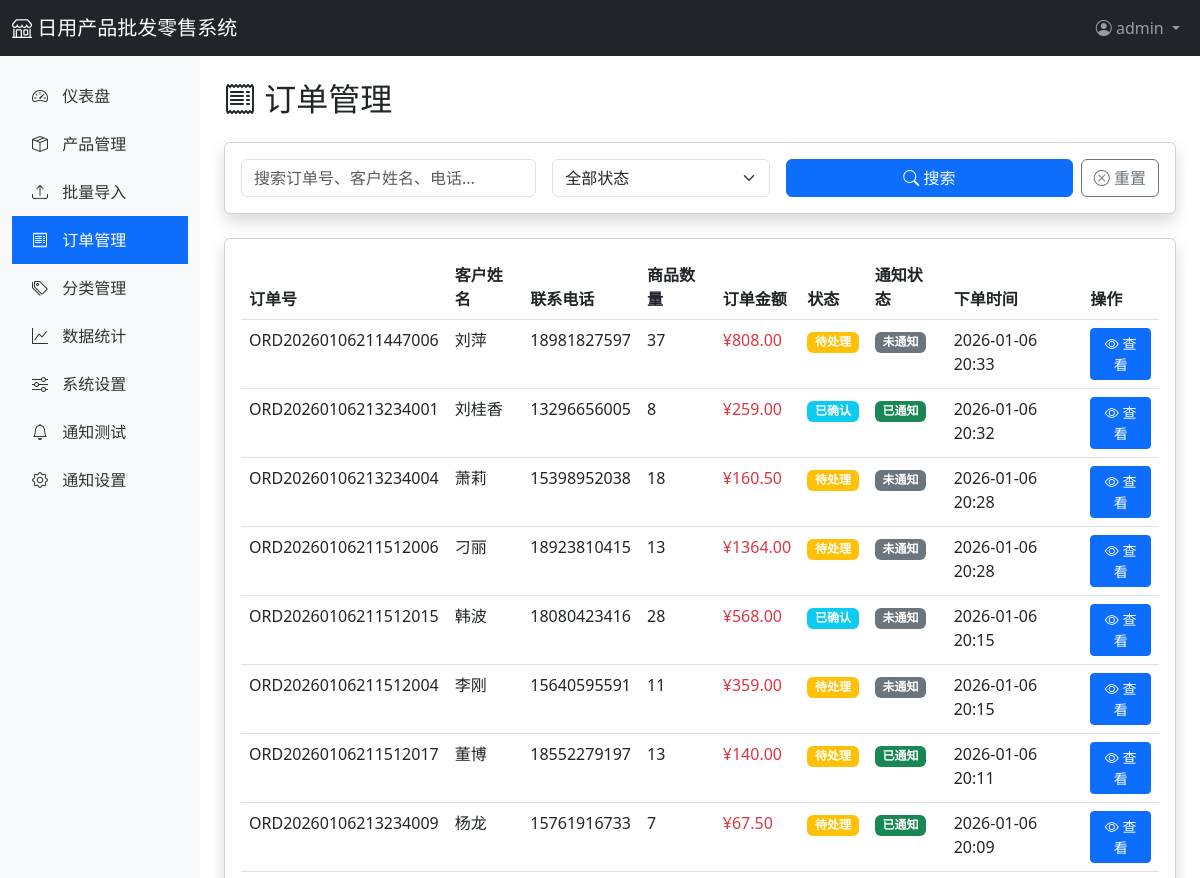
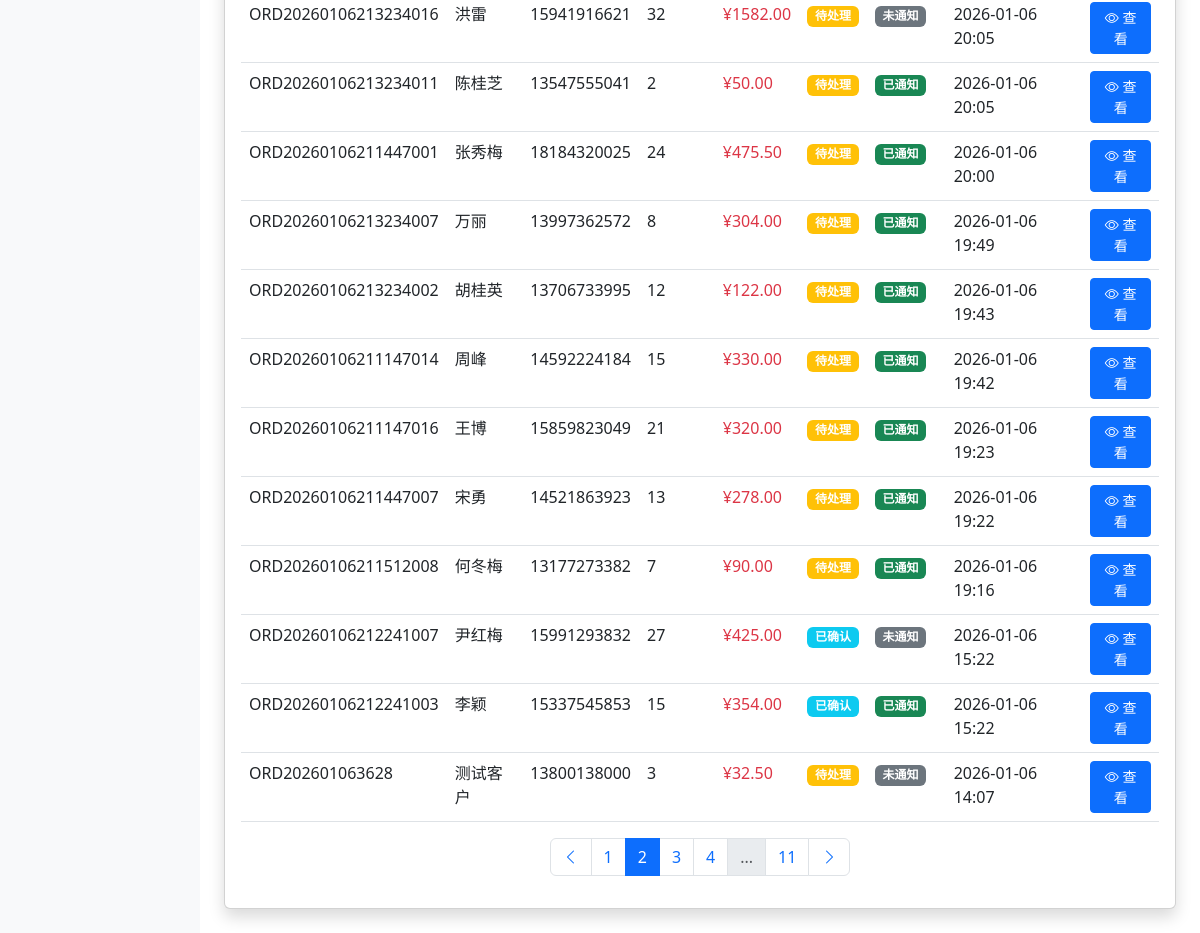
Screenshot of /admin/orders?page=2&status=&q= (signed in) with the database file from the repository (2 pictures, top to bottom).
### app/models.py (models this page shows, shortened)
class User(UserMixin, db.Model):
    __tablename__ = 'users'
    id = db.Column(db.Integer, primary_key=True)
    username = db.Column(db.String(80), unique=True, nullable=False)
    email = db.Column(db.String(120), unique=True, nullable=False)
    password_hash = db.Column(db.String(255), nullable=False)
    role = db.Column(db.String(20), default='admin')  # admin, staff
    phone = db.Column(db.String(20))
    is_active = db.Column(db.Boolean, default=True)
    created_at = db.Column(db.DateTime, default=datetime.utcnow)
    updated_at = db.Column(db.DateTime, default=datetime.utcnow, onupdate=datetime.utcnow)
    orders = db.relationship('Order', backref='user', lazy='dynamic')

class Order(db.Model):
    __tablename__ = 'orders'
    id = db.Column(db.Integer, primary_key=True)
    order_no = db.Column(db.String(50), unique=True, nullable=False, index=True)  # 订单号
    customer_name = db.Column(db.String(100), nullable=False)
    customer_phone = db.Column(db.String(20))
    customer_email = db.Column(db.String(120))
    customer_address = db.Column(db.Text)
    total_amount = db.Column(db.Float, default=0)  # 总金额
    total_quantity = db.Column(db.Integer, default=0)  # 总数量
    status = db.Column(db.String(20), default='pending')  # pending, confirmed, shipped, completed, cancelled
    notes = db.Column(db.Text)  # 备注
    notified = db.Column(db.Boolean, default=False)  # 是否已通知
    created_at = db.Column(db.DateTime, default=datetime.utcnow)
    updated_at = db.Column(db.DateTime, default=datetime.utcnow, onupdate=datetime.utcnow)
    user_id = db.Column(db.Integer, db.ForeignKey('users.id'))
    items = db.relationship('OrderItem', backref='order', lazy='dynamic', cascade='all, delete-orphan')

### app/routes/admin.py (the view)
@admin_bp.route('/orders')
@login_required
def orders():
    page = request.args.get('page', 1, type=int)
    per_page = 20
    status = request.args.get('status', '')
    query_text = request.args.get('q', '')
    orders_query = Order.query
    if status:
        orders_query = orders_query.filter_by(status=status)
    if query_text:
        orders_query = orders_query.filter(
            (Order.order_no.contains(query_text)) |
            (Order.customer_name.contains(query_text)) |
            (Order.customer_phone.contains(query_text))
        )
    pagination = orders_query.order_by(Order.created_at.desc()).paginate(
        page=page, per_page=per_page, error_out=False
    )
    return render_template('admin/orders.html',
                         orders=pagination.items,
                         pagination=pagination,
                         status=status,
                         query=query_text)

### app/templates/admin/orders.html (shortened to what this page needs)
{% extends "admin/base.html" %}
{% block content %}
<h2 class="mb-4"><i class="bi bi-receipt"></i> 订单管理</h2>
<div class="card shadow mb-4">
    <div class="card-body">
        <form method="GET" action="{{ url_for('admin.orders') }}">
            <div class="row g-3">
                <div class="col-md-4">
                    <input type="text" class="form-control" name="q" placeholder="搜索订单号、客户姓名、电话..." value="{{ query }}">
                </div>
                <div class="col-md-3">
                    <select class="form-select" name="status">
                        <option value="">全部状态</option>
                    </select>
                </div>
                <div class="col-md-5">
                    <div class="d-flex gap-2">
                        <button type="submit" class="btn btn-primary flex-grow-1">
                            <i class="bi bi-search"></i> 搜索
                        </button>
                        <a href="{{ url_for('admin.orders') }}" class="btn btn-outline-secondary">
                            <i class="bi bi-x-circle"></i> 重置
                        </a>
                    </div>
                </div>
            </div>
        </form>
    </div>
</div>
<div class="card shadow">
    <div class="card-body">
        <div class="table-responsive">
            <table class="table table-hover">
                <thead>
                    <tr>
                        <th>订单号</th>
                        <th>客户姓名</th>
                        <th>联系电话</th>
                        <th>商品数量</th>
                        <th>订单金额</th>
                        <th>状态</th>
                        <th>通知状态</th>
                        <th>下单时间</th>
                        <th>操作</th>
                    </tr>
                </thead>
                <tbody>
                    {% if orders %}
                        {% for order in orders %}
                        <tr>
                            <td>{{ order.order_no }}</td>
                            <td>{{ order.customer_name }}</td>
                            <td>{{ order.customer_phone or '-' }}</td>
                            <td>{{ order.total_quantity }}</td>
                            <td class="text-danger">¥{{ "%.2f"|format(order.total_amount) }}</td>
                            <td>
                                {% if order.status == 'pending' %}
                                    <span class="badge bg-warning">待处理</span>
                                {% elif order.status == 'confirmed' %}
                                    <span class="badge bg-info">已确认</span>
                                {% elif order.status == 'shipped' %}
                                    <span class="badge bg-primary">已发货</span>
                                {% elif order.status == 'completed' %}
                                    <span class="badge bg-success">已完成</span>
                                {% elif order.status == 'cancelled' %}
                                    <span class="badge bg-danger">已取消</span>
                                {% endif %}
                            </td>
                            <td>
                                {% if order.notified %}
                                    <span class="badge bg-success">已通知</span>
                                {% else %}
                                    <span class="badge bg-secondary">未通知</span>
                                {% endif %}
                            </td>
                            <td>{{ order.created_at.strftime('%Y-%m-%d %H:%M') }}</td>
                            <td>
                                <a href="{{ url_for('admin.order_detail', order_id=order.id) }}" class="btn btn-sm btn-primary">
                                    <i class="bi bi-eye"></i> 查看
                                </a>
                            </td>
                        </tr>
                        {% endfor %}
                    {% else %}
                        <tr>
                            <td colspan="9" class="text-center text-muted py-4">暂无订单</td>
                        </tr>
                    {% endif %}
                </tbody>
            </table>
        </div>
        {% if pagination.pages > 1 %}
        <nav aria-label="Page navigation">
            <ul class="pagination justify-content-center">
                {% if pagination.has_prev %}
                <li class="page-item">
                    <a class="page-link" href="{{ url_for('admin.orders', page=pagination.prev_num, status=status, q=query) }}">
                        <i class="bi bi-chevron-left"></i>
                    </a>
                </li>
                {% endif %}
                {% for page_num in pagination.iter_pages(left_edge=1, right_edge=1, left_current=2, right_current=2) %}
                    {% if page_num %}
                        {% if page_num == pagination.page %}
                        <li class="page-item active">
                            <span class="page-link">{{ page_num }}</span>
                        </li>
                        {% else %}
                        <li class="page-item">
                            <a class="page-link" href="{{ url_for('admin.orders', page=page_num, status=status, q=query) }}">
                                {{ page_num }}
                            </a>
                        </li>
                        {% endif %}
                    {% else %}
                    <li class="page-item disabled">
                        <span class="page-link">...</span>
                    </li>
                    {% endif %}
                {% endfor %}
                {% if pagination.has_next %}
                <li class="page-item">
                    <a class="page-link" href="{{ url_for('admin.orders', page=pagination.next_num, status=status, q=query) }}">
                        <i class="bi bi-chevron-right"></i>
                    </a>
                </li>
                {% endif %}
            </ul>
        </nav>
        {% endif %}
    </div>
</div>
{% endblock %}

### app/templates/admin/base.html (shortened to what this page needs)
<!DOCTYPE html>
<html lang="zh-CN">
<head>
    <link href="https://cdn.jsdelivr.net/npm/bootstrap@5.3.0/dist/css/bootstrap.min.css" rel="stylesheet">
    <link href="https://cdn.jsdelivr.net/npm/bootstrap-icons@1.11.0/font/bootstrap-icons.css" rel="stylesheet">
</head>
<body>
    <nav class="navbar navbar-expand-lg navbar-dark bg-dark">
        <div class="container-fluid">
            <a class="navbar-brand" href="{{ url_for('main.index') }}">
                <i class="bi bi-shop"></i> 日用产品批发零售系统
            </a>
            <div class="navbar-nav ms-auto">
                <div class="nav-item dropdown">
                    <a class="nav-link dropdown-toggle" href="#" role="button" data-bs-toggle="dropdown">
                        <i class="bi bi-person-circle"></i> {{ current_user.username }}
                    </a>
                </div>
            </div>
        </div>
    </nav>
    <div class="container-fluid">
        <div class="row">
            <nav class="col-md-2 d-none d-md-block sidebar py-3">
                <ul class="nav flex-column">
                    <li class="nav-item">
                        <a class="nav-link {% if request.endpoint == 'admin.dashboard' %}active{% endif %}" href="{{ url_for('admin.dashboard') }}">
                            <i class="bi bi-speedometer2"></i> 仪表盘
                        </a>
                    </li>
                    <li class="nav-item">
                        <a class="nav-link {% if 'admin.product' in request.endpoint %}active{% endif %}" href="{{ url_for('admin.products') }}">
                            <i class="bi bi-box-seam"></i> 产品管理
                        </a>
                    </li>
                    <li class="nav-item">
                        <a class="nav-link {% if request.endpoint == 'admin.products_import' %}active{% endif %}" href="{{ url_for('admin.products_import') }}">
                            <i class="bi bi-upload"></i> 批量导入
                        </a>
                    </li>
                    <li class="nav-item">
                        <a class="nav-link {% if request.endpoint == 'admin.orders' %}active{% endif %}" href="{{ url_for('admin.orders') }}">
                            <i class="bi bi-receipt"></i> 订单管理
                        </a>
                    </li>
                    <li class="nav-item">
                        <a class="nav-link {% if request.endpoint == 'admin.categories' %}active{% endif %}" href="{{ url_for('admin.categories') }}">
                            <i class="bi bi-tags"></i> 分类管理
                        </a>
                    </li>
                    <li class="nav-item">
                        <a class="nav-link {% if request.endpoint == 'admin.statistics' %}active{% endif %}" href="{{ url_for('admin.statistics') }}">
                            <i class="bi bi-graph-up"></i> 数据统计
                        </a>
                    </li>
                    <li class="nav-item">
                        <a class="nav-link {% if request.endpoint == 'admin.settings' %}active{% endif %}" href="{{ url_for('admin.settings') }}">
                            <i class="bi bi-sliders"></i> 系统设置
                        </a>
                    </li>
                    <li class="nav-item">
                        <a class="nav-link {% if request.endpoint == 'admin.notification_test' %}active{% endif %}" href="{{ url_for('admin.notification_test') }}">
                            <i class="bi bi-bell"></i> 通知测试
                        </a>
                    </li>
                    <li class="nav-item">
                        <a class="nav-link {% if 'system' in request.endpoint %}active{% endif %}" href="{{ url_for('system.settings') }}">
                            <i class="bi bi-gear"></i> 通知设置
                        </a>
                    </li>
                </ul>
            </nav>
            <main class="col-md-10 ms-sm-auto col-lg-10 px-md-4 py-4">
                {% block content %}{% endblock %}
            </main>
        </div>
    </div>
</body>
</html>

### app/templates/admin/base.html (style rules this page uses)
.sidebar { min-height: calc(100vh - 56px); background-color: #f8f9fa; }
.sidebar .nav-link { color: #333; padding: 12px 20px; }
.sidebar .nav-link:hover, .sidebar .nav-link.active { background-color: #0d6efd; color: white; }
.sidebar .nav-link i { margin-right: 10px; }

### rows the page displays
User: username "admin"
Order: order_no "ORD20260106211447006", customer_name "刘萍", customer_phone "18981827597", total_quantity "37", total_amount "808.00", status "待处理", notified "未通知", created_at "2026-01-06 20:33"
Order: order_no "ORD20260106213234001", customer_name "刘桂香", customer_phone "13296656005", total_quantity "8", total_amount "259.00", status "已确认", notified "已通知", created_at "2026-01-06 20:32"
Order: order_no "ORD20260106213234004", customer_name "萧莉", customer_phone "15398952038", total_quantity "18", total_amount "160.50", status "待处理", notified "未通知", created_at "2026-01-06 20:28"
Order: order_no "ORD20260106211512006", customer_name "刁丽", customer_phone "18923810415", total_quantity "13", total_amount "1364.00", status "待处理", notified "未通知", created_at "2026-01-06 20:28"
Order: order_no "ORD20260106211512015", customer_name "韩波", customer_phone "18080423416", total_quantity "28", total_amount "568.00", status "已确认", notified "未通知", created_at "2026-01-06 20:15"
Order: order_no "ORD20260106211512004", customer_name "李刚", customer_phone "15640595591", total_quantity "11", total_amount "359.00", status "待处理", notified "未通知", created_at "2026-01-06 20:15"
Order: order_no "ORD20260106211512017", customer_name "董博", customer_phone "18552279197", total_quantity "13", total_amount "140.00", status "待处理", notified "已通知", created_at "2026-01-06 20:11"
Order: order_no "ORD20260106213234009", customer_name "杨龙", customer_phone "15761916733", total_quantity "7", total_amount "67.50", status "待处理", notified "已通知", created_at "2026-01-06 20:09"
Order: order_no "ORD20260106213234016", customer_name "洪雷", customer_phone "15941916621", total_quantity "32", total_amount "1582.00", status "待处理", notified "未通知", created_at "2026-01-06 20:05"
Order: order_no "ORD20260106213234011", customer_name "陈桂芝", customer_phone "13547555041", total_quantity "2", total_amount "50.00", status "待处理", notified "已通知", created_at "2026-01-06 20:05"
Order: order_no "ORD20260106211447001", customer_name "张秀梅", customer_phone "18184320025", total_quantity "24", total_amount "475.50", status "待处理", notified "已通知", created_at "2026-01-06 20:00"
Order: order_no "ORD20260106213234007", customer_name "万丽", customer_phone "13997362572", total_quantity "8", total_amount "304.00", status "待处理", notified "已通知", created_at "2026-01-06 19:49"
Order: order_no "ORD20260106213234002", customer_name "胡桂英", customer_phone "13706733995", total_quantity "12", total_amount "122.00", status "待处理", notified "已通知", created_at "2026-01-06 19:43"
Order: order_no "ORD20260106211147014", customer_name "周峰", customer_phone "14592224184", total_quantity "15", total_amount "330.00", status "待处理", notified "已通知", created_at "2026-01-06 19:42"
Order: order_no "ORD20260106211147016", customer_name "王博", customer_phone "15859823049", total_quantity "21", total_amount "320.00", status "待处理", notified "已通知", created_at "2026-01-06 19:23"
Order: order_no "ORD20260106211447007", customer_name "宋勇", customer_phone "14521863923", total_quantity "13", total_amount "278.00", status "待处理", notified "已通知", created_at "2026-01-06 19:22"
Order: order_no "ORD20260106211512008", customer_name "何冬梅", customer_phone "13177273382", total_quantity "7", total_amount "90.00", status "待处理", notified "已通知", created_at "2026-01-06 19:16"
Order: order_no "ORD20260106212241007", customer_name "尹红梅", customer_phone "15991293832", total_quantity "27", total_amount "425.00", status "已确认", notified "未通知", created_at "2026-01-06 15:22"
Order: order_no "ORD20260106212241003", customer_name "李颖", customer_phone "15337545853", total_quantity "15", total_amount "354.00", status "已确认", notified "已通知", created_at "2026-01-06 15:22"
Order: order_no "ORD202601063628", customer_name "测试客户", customer_phone "13800138000", total_quantity "3", total_amount "32.50", status "待处理", notified "未通知", created_at "2026-01-06 14:07"

### other values shown
{{ page_num }} "1" "3" "4" "11"
{{ page_num }} "2"
